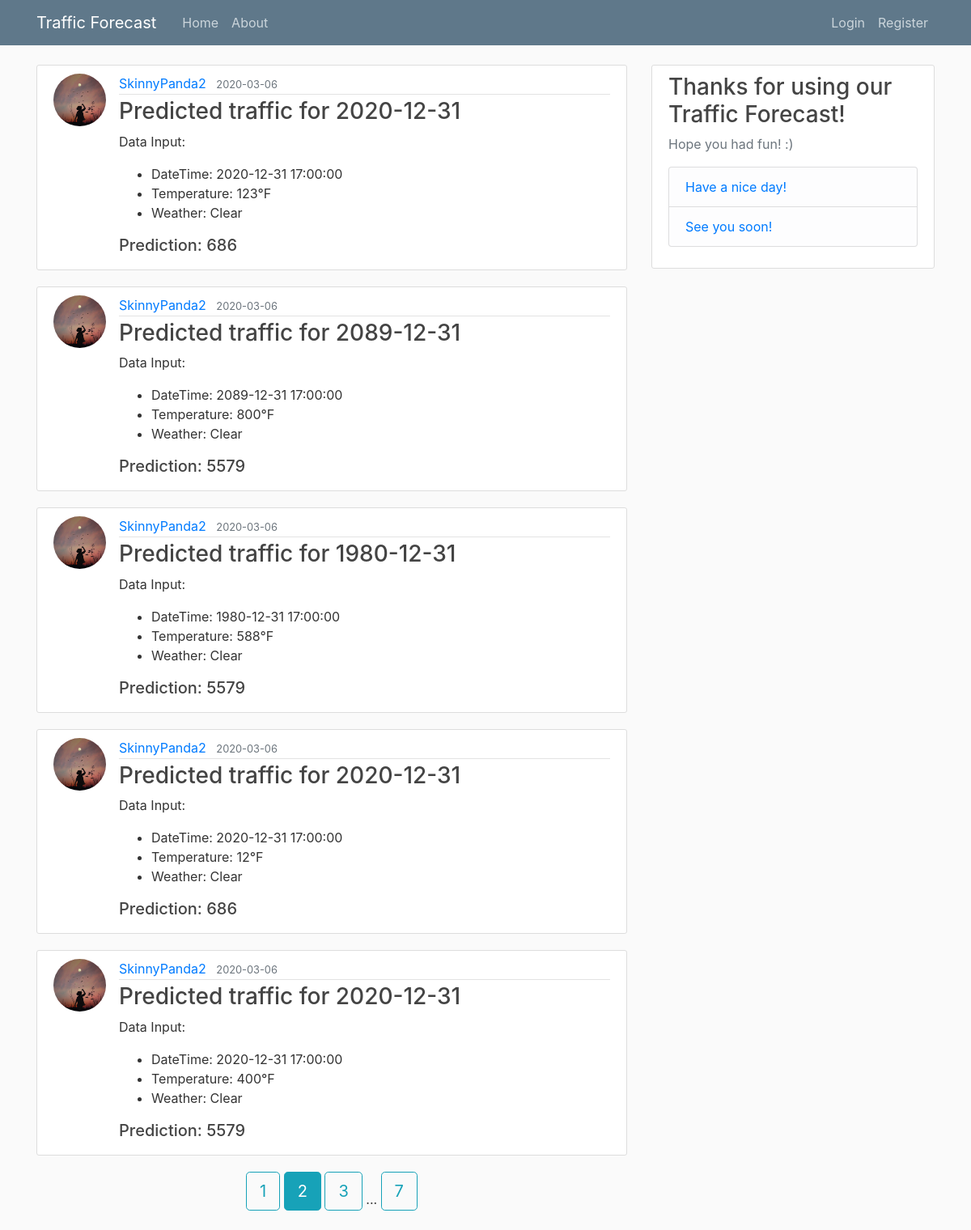
The page /home?page=2 on the database its author committed.
### flaskblog/models.py (models this page shows, shortened)
class Post(db.Model):
	id = db.Column(db.Integer, primary_key=True)
	traffic_datetime = db.Column(db.DateTime, nullable=False)
	traffic_temp = db.Column(db.Integer, nullable=False)
	traffic_weather = db.Column(db.Text, nullable=False)
	traffic_pred = db.Column(db.Integer, nullable=False)
	date_posted = db.Column(db.DateTime, nullable=False, default=datetime.utcnow)
	user_id = db.Column(db.Integer, db.ForeignKey('user.id'), nullable=False)

class User(db.Model, UserMixin):
	id = db.Column(db.Integer, primary_key=True)
	username = db.Column(db.String(20), unique=True, nullable=False)
	email = db.Column(db.String(120), unique=True, nullable=False)
	image_file = db.Column(db.String(20), nullable=False, default='default.jpg')
	password = db.Column(db.String(60), nullable=False)
	posts = db.relationship('Post', backref='author', lazy=True)

### flaskblog/main/routes.py (the view)
@main.route("/")
@main.route("/home")
def home():
	page = request.args.get('page', 1, type=int)
	posts = Post.query.order_by(Post.date_posted.desc()).paginate(page=page, per_page=5)
	return render_template('home.html', posts=posts)

### flaskblog/templates/home.html
{% extends "layout.html" %}
{% block content %}
	{% for post in posts.items %}
		<article class="media content-section">
		  <img class="rounded-circle article-img" src="{{ url_for('static', filename='profile_pics/' + post.author.image_file) }}">
		  <div class="media-body">
		    <div class="article-metadata">
		      <a class="mr-2" href="{{ url_for('users.user_predictions', username=post.author.username) }}">{{ post.author.username }}</a>
		      <small class="text-muted">{{ post.date_posted.strftime('%Y-%m-%d') }}</small>
		    </div>
		    <h3><a class="article-title" href="{{ url_for('posts.prediction', post_id=post.id) }}">Predicted traffic for {{ post.traffic_datetime.strftime('%Y-%m-%d') }}</a></h3>
		    <p class="article-content">Data Input:</p>
			    <ul>
			    	<li>DateTime: {{ post.traffic_datetime }}</li>
			    	<li>Temperature: {{ post.traffic_temp }}&#176;F</li>
			    	<li>Weather: {{ post.traffic_weather}}</li>
			    </ul>
			<h5>Prediction: {{ post.traffic_pred }}</h5>
		  </div>
		</article>
	{% endfor %}
	<div class="btn-center">
	{% for page_num in posts.iter_pages(left_edge=1, right_edge=1, left_current=1, right_current=2) %}
		{% if page_num %}
			{% if posts.page == page_num %}
				<a class="btn btn-info btn-lg mb-4" href="{{ url_for('main.home', page=page_num) }}">{{ page_num }}</a>
			{% else %}
				<a class="btn btn-outline-info btn-lg mb-4" href="{{ url_for('main.home', page=page_num) }}">{{ page_num }}</a>
			{% endif %}
		{% else %}
			...
		{% endif %}
	{% endfor %}
	</div>
{% endblock content %}

### flaskblog/static/main.css (style rules this page uses)
body { background: #fafafa; color: #333333; margin-top: 5rem; }
h1, h2, h3, h4, h5, h6 { color: #444444; }
.content-section { background: #ffffff; padding: 10px 20px; border: 1px solid #dddddd; border-radius: 3px; margin-bottom: 20px; }
.article-title { color: #444444; }
.article-content { white-space: pre-line; }
.article-img { height: 65px; width: 65px; margin-right: 16px; }
.article-metadata { padding-bottom: 1px; margin-bottom: 4px; border-bottom: 1px solid #e3e3e3 }
.btn-center { text-align: center !important; }

### rows shown on the page
Post: image_file (placeholder picture), author.username "SkinnyPanda2", date_posted "2020-03-06", traffic_datetime "2020-12-31", traffic_datetime "2020-12-31 17:00:00", traffic_temp "123", traffic_weather "Clear", traffic_pred "686"
Post: image_file (placeholder picture), author.username "SkinnyPanda2", date_posted "2020-03-06", traffic_datetime "2089-12-31", traffic_datetime "2089-12-31 17:00:00", traffic_temp "800", traffic_weather "Clear", traffic_pred "5579"
Post: image_file (placeholder picture), author.username "SkinnyPanda2", date_posted "2020-03-06", traffic_datetime "1980-12-31", traffic_datetime "1980-12-31 17:00:00", traffic_temp "588", traffic_weather "Clear", traffic_pred "5579"
Post: image_file (placeholder picture), author.username "SkinnyPanda2", date_posted "2020-03-06", traffic_datetime "2020-12-31", traffic_datetime "2020-12-31 17:00:00", traffic_temp "12", traffic_weather "Clear", traffic_pred "686"
Post: image_file (placeholder picture), author.username "SkinnyPanda2", date_posted "2020-03-06", traffic_datetime "2020-12-31", traffic_datetime "2020-12-31 17:00:00", traffic_temp "400", traffic_weather "Clear", traffic_pred "5579"

### other values the page prints
{{ page_num }} "1" "3" "7"
{{ page_num }} "2"
